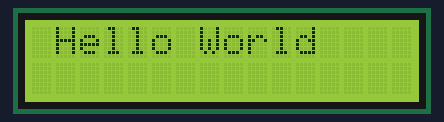
Simulated run of this sketch. Board: Arduino Uno, built with avr-gcc and run on an emulated ATmega328P. Parts: 16×2 character LCD.

Above: at 0.26 s.
At 1.46 s:
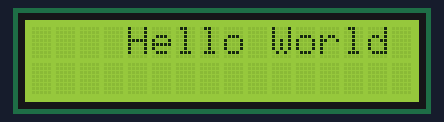
At 3.06 s:
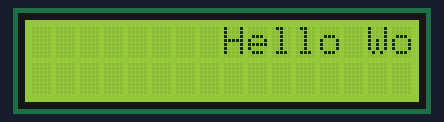
At 6.1 s:
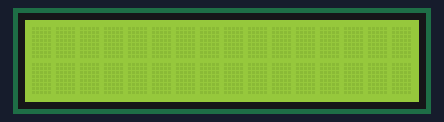
At 11.86 s:
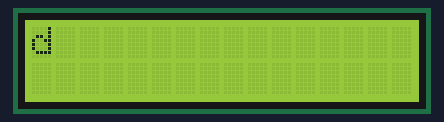
At 17.07 s:
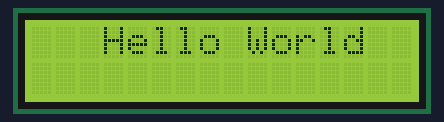

Measured:
- by itself, everything shown: repeats every 16.0 s, in 27 steps
- what the display in image 1 shows lasts 0.4 s, from 1.3 s to 1.7 s
- what the display in image 3 shows lasts 5.6 s, from 6.1 s to 11.7 s

The sketch:

sketch_feb07h.ino
```cpp
#include <LiquidCrystal.h>
LiquidCrystal lcd(7,8,9,10,11,12);

void setup() {
  lcd.begin(16,2);
  lcd.print("Hello World");
}

void loop() {
  lcd.scrollDisplayRight();
  delay(400);
}
```
